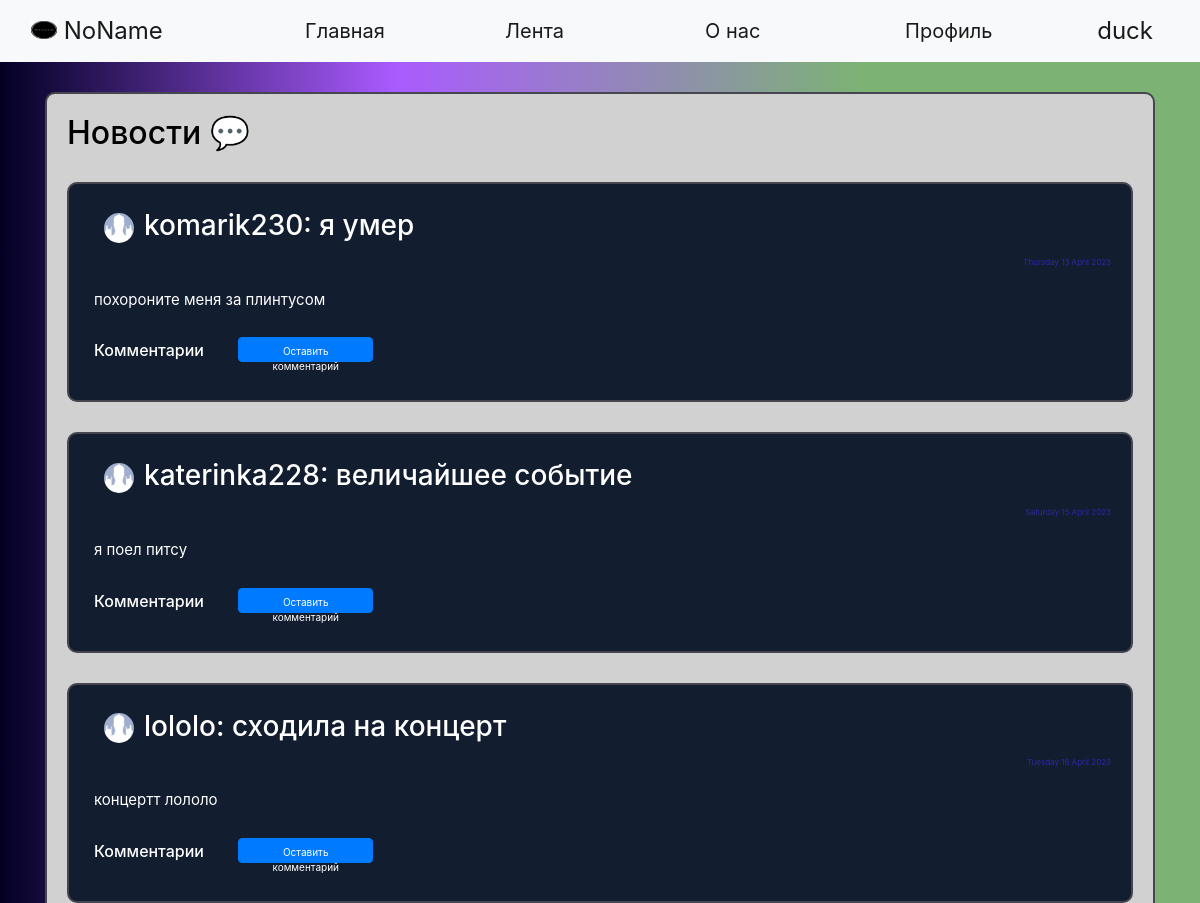
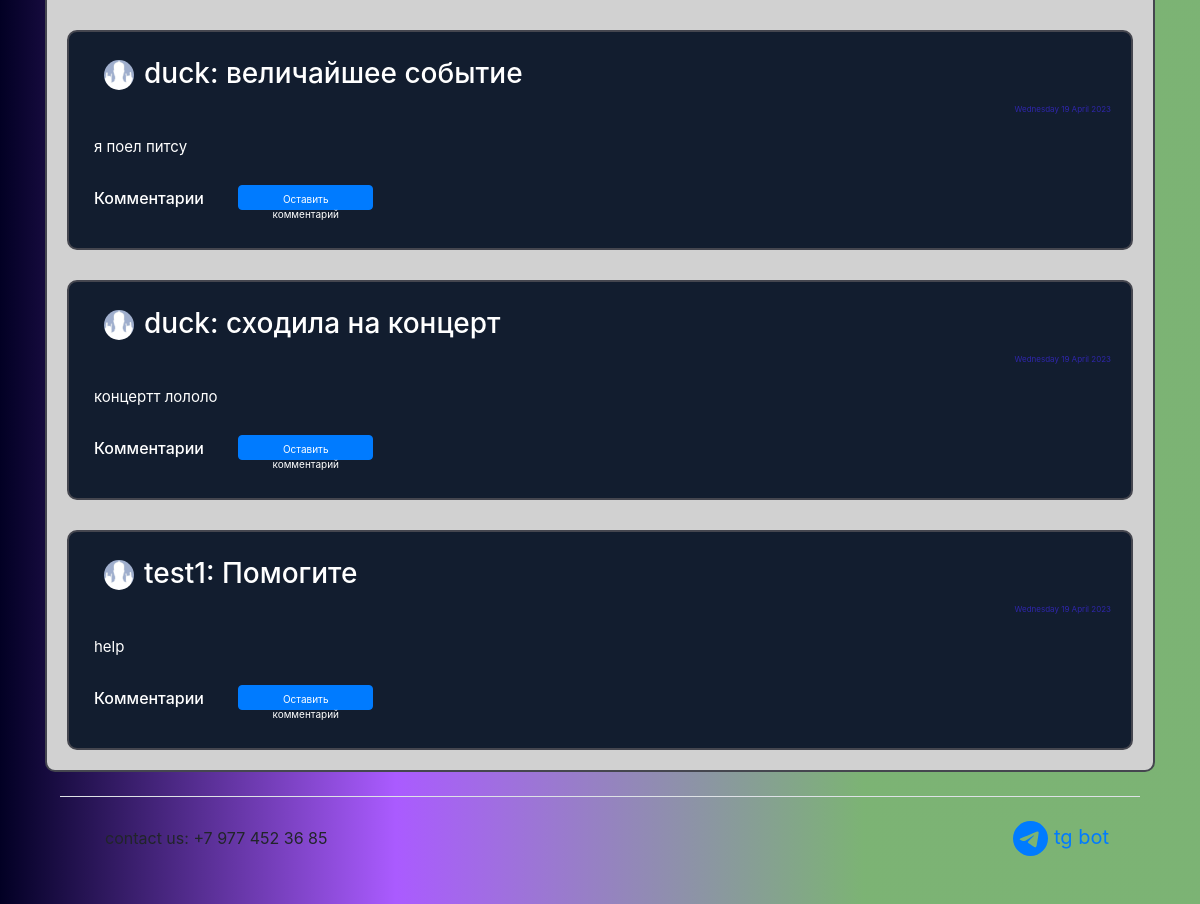
Page /news (signed in) on the committed database (2 pictures, top to bottom).
### data/users.py (models this page shows, shortened)
class User(SqlAlchemyBase, UserMixin):
    __tablename__ = 'users'
    id = sqlalchemy.Column(sqlalchemy.Integer,
                           primary_key=True, autoincrement=True)
    name = sqlalchemy.Column(sqlalchemy.String)
    surname = sqlalchemy.Column(sqlalchemy.String)
    nickname = sqlalchemy.Column(sqlalchemy.String)
    age = sqlalchemy.Column(sqlalchemy.Integer)
    status = sqlalchemy.Column(sqlalchemy.String)
    about = sqlalchemy.Column(sqlalchemy.String)
    email = sqlalchemy.Column(sqlalchemy.String, unique=True)
    hashed_password = sqlalchemy.Column(sqlalchemy.String)
    modified_date = sqlalchemy.Column(sqlalchemy.DateTime, default=datetime.datetime.now)
    city_from = sqlalchemy.Column(sqlalchemy.String)
    habit = sqlalchemy.Column(sqlalchemy.String)  # id_1;id_2
    habits = orm.relation("Habits", back_populates='user')
    news = orm.relation("News", back_populates='user')
    comments = orm.relation("Comments", back_populates='user')

### data/news.py (models this page shows)
class News(SqlAlchemyBase, UserMixin):
    __tablename__ = 'news'
    id = sqlalchemy.Column(sqlalchemy.Integer,
                           primary_key=True, autoincrement=True)
    title = sqlalchemy.Column(sqlalchemy.String)
    content = sqlalchemy.Column(sqlalchemy.String)
    created_date = sqlalchemy.Column(sqlalchemy.DateTime,
                                     default=datetime.datetime.now)
    user_id = sqlalchemy.Column(sqlalchemy.Integer,
                                sqlalchemy.ForeignKey("users.id"))
    comms = sqlalchemy.Column(sqlalchemy.String)
    user = orm.relation('User')

### server.py (the view)
@app.route("/news", methods=['GET', 'POST'])
def news():
    db_sess = db_session.create_session()
    rec_news = db_sess.query(News).all()
    top_news = []
    news_index = 0
    path = 'static/img/users_photo/default.jpg'
    for news in rec_news:
        path = ''
        news_index += 1
        creator_nickname = (db_sess.query(User).filter(User.id == news.user_id).first()).nickname
        for images in os.listdir('static/img/users_photo'):
            if images.split('.')[0] == creator_nickname:
                path = 'static/img/users_photo/' + images
        if path == '':
            path = 'static/img/users_photo/default.jpg'
        comments = []
        if news.comms:
            if ';' in news.comms:
                for com_id in news.comms.split(';'):
                    comments.append(db_sess.query(Comments).filter(Comments.id == com_id).first())
            elif len(news.comms) == 1:
                com_id = news.comms
                comments = [db_sess.query(Comments).filter(Comments.id == com_id).first()]
        else:
            comments = []
        if len(comments) > 1:
            comments = sorted(comments, key=lambda x: x.created_date)
        comments_main = []
        for com in comments:
            comentor_nickname = db_sess.query(User).filter(User.id == com.user_id).first().nickname
            comments_main.append({'id': com.id,
                                  'content': com.content,
                                  'created_date': com.created_date.strftime("%A %d %B %Y"),
                                  'creator': comentor_nickname})
        comments = comments_main
        top_news.append({'id': news.id,
                         'title': news.title,
                         'content': news.content,
                         'created_date': news.created_date.strftime("%A %d %B %Y"),
                         'comms': comments,
                         'creator': creator_nickname,
                         'path': path})
    return render_template("news.html", top_news=top_news, path=path, random_id=random.randint(1, 2 ** 16),
                           title='Лента')

### data/db_session.py (called while the page is built)
def create_session() -> Session:
    global __factory
    return __factory()

### server.py (called while the page is built)
@login_manager.user_loader
def load_user(user_id):
    db_sess = db_session.create_session()
    return db_sess.query(User).get(user_id)

### templates/news.html (shortened to what this page needs)
{% extends "base.html" %}
{% block content %}
<div class="page_border" style="color: black !important;">
    <h2>Новости &#128172;</h2>
    {% for new in top_news%}
    <div class="page_border" style="background-color: #121d2f !important;">
        <div class="menu_item">
            <h3><a><a><img
                    src={{new['path']}}?dummy={{random_id}} alt="avatar"
                    class="round_avatar"></a></a>{{new['creator']}}: {{new['title']}} </h3>
        </div>
        <div class="reposts">
            <p>{{new['created_date']}}</p>
        </div>
        <div class="menu_item">
            <p>{{new['content']}}</p>
        </div>
        <div class="menu_item">
            <h6>Комментарии {% if current_user.is_authenticated %}
                <a href="/com_add/{{ new['id'] }}" class="btn btn-primary"
                   style=" height:25px; width:135px; font-size: 10px; margin-bottom:5px; margin-left: 30px;">Оставить
                    комментарий</a>
                {% endif %}
            </h6>
        </div>
    </div>
    {% endfor %}
</div>
{% endblock %}

### templates/base.html (shortened to what this page needs)
<!doctype html>
<html lang="en">
<head>
    <link rel="stylesheet" href="/static/css/style.css?random()">
    <link rel="stylesheet"
          href="https://stackpath.bootstrapcdn.com/bootstrap/4.4.1/css/bootstrap.min.css"
>
</head>
<body>
<header>
    <nav class="navbar navbar-expand-lg navbar-light bg-light">
        <div class="container-fluid">
            <a class="navbar-brand" style="width: 250px;" href="/">
                <img src="/static/img/logo.png" alt="" width="26" height="18"
                     class="d-inline-block text-align-center" style="margin-bottom:5px;">
                NoName
            </a>
            <div class="collapse navbar-collapse">
                <ul class="mx-auto navbar-nav">
                    <li class="nav-item">
                        <a class="nav-link active" style="width: 200px;" aria-current="page" href="/">Главная</a>
                    </li>
                    <li class="nav-item">
                        <a class="nav-link active" style="width: 200px;" href="/news">Лента</a>
                    </li>
                    <li class="nav-item">
                        <a class="nav-link active" style="width: 200px;" href="/info">О нас</a>
                    </li>
                    <li class="nav-item">
                        <a class="nav-link active" style="width: 200px;" href="/office">Профиль</a>
                </ul>
                {% if current_user.is_authenticated %}
                <a class="navbar-brand" href="/logout">{{current_user.nickname}}</a>
                {% else %}
                <p>
                    <a class="btn btn-primary " href="/register">Зарегистрироваться</a>
                    <a class="btn btn-success" href="/login">Войти</a>
                </p>
                {% endif %}
            </div>
        </div>
    </nav>
</header>
<main role="main" class="container">
    {% block content %}{% endblock %}
       <div class="container">
  <footer class="d-flex flex-wrap justify-content-between align-items-center py-3 my-4 border-top">
    <div class="col-md-4 d-flex align-items-center">
      <a href="/" class="mb-3 me-2 mb-md-0 text-body-secondary text-decoration-none lh-1">
        <svg class="bi" width="30" height="24"><use xlink:href="#bootstrap"></use></svg>
      </a>
      <span class="mb-3 mb-md-0 text-body-secondary">contact us: +7 977 452 36 85</span>
    </div>
    <ul class="nav col-md-4 justify-content-end list-unstyled d-flex">
        <li class="nav-item"><a href="https://t.me/ylteambot" class="nav-link active" aria-current="page">
        tg bot</a></li>
    </ul>
  </footer>
    </div>
</main>
</body>
</html>

### static/css/style.css (style rules this page uses)
body { // color: black; background: rgb(2,0,36); background: linear-gradient(90deg, rgba(2,0,36,1) 0%, rgba(123,0,255,0.644782913165266) 33%, rgba(23,121,9,0.5635504201680672) 72%); }
.nav-item { color: white; font-weight: 400; font-size: 20px !important; }
.navbar-brand { font-size: 24px !important; }
.page_border { background-color: #d1d1d1 !important; color: white !important; border: 2px solid #45464F; border-radius: 10px; padding: 20px !important; margin: 0 auto; margin-top: 30px; }
.menu_item { padding: 5px !important; font-size: 15px !important; }
.reposts { color: #2f26ab !important; font-size: 8px !important; text-align: right; }
.round_avatar { margin-left:10px; margin-right:10px; width: 30px !important; height: 30px !important; border-radius: 50px !important; }
.col-md-4 { display: inline-block; }
.page_border { color: black; }

### rows in the picture
User: nickname "duck", creator "duck" "duck"
User: creator "komarik230"
News: title "я умер", content "похороните меня за плинтусом"
User: creator "katerinka228"
News: title "величайшее событие", content "я поел питсу"
User: creator "lololo"
News: title "сходила на концерт", content "концертт лололо"
News: title "величайшее событие", content "я поел питсу"
News: title "сходила на концерт", content "концертт лололо"
User: creator "test1"
News: title "Помогите", content "help"

### other values in the picture
{{ new['created_date'] }} "Thursday 13 April 2023" "Saturday 15 April 2023" "Tuesday 18 April 2023" "Wednesday 19 April 2023" "Wednesday 19 April 2023" "Wednesday 19 April 2023"
